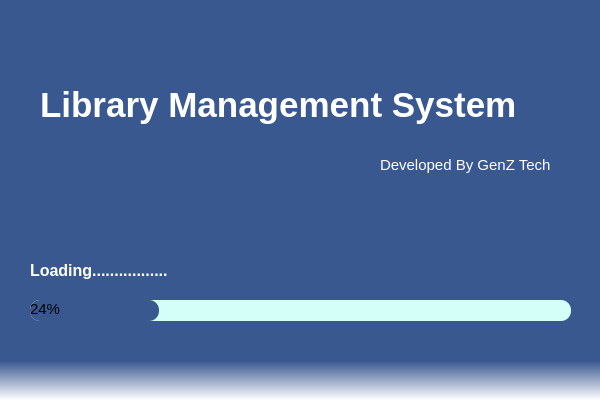
<?xml version="1.0" encoding="UTF-8"?>
<ui version="4.0">
 <class>Form</class>
 <widget class="QWidget" name="Form">
  <property name="geometry">
   <rect>
    <x>0</x>
    <y>0</y>
    <width>600</width>
    <height>400</height>
   </rect>
  </property>
  <property name="windowTitle">
   <string>Form</string>
  </property>
  <property name="styleSheet">
   <string notr="true">border-radius:30px;
background-color: qlineargradient(spread:pad, x1:0.659, y1:0.903, x2:0.659, y2:1, stop:0 rgba(58, 88, 144, 255), stop:1 rgba(255, 255, 255, 255));</string>
  </property>
  <widget class="QLabel" name="label_2">
   <property name="geometry">
    <rect>
     <x>40</x>
     <y>80</y>
     <width>511</width>
     <height>51</height>
    </rect>
   </property>
   <property name="styleSheet">
    <string notr="true">color:white;
font: 75 22pt &quot;MS Shell Dlg 2&quot;;
background-color: qlineargradient(spread:pad, x1:0, y1:1, x2:0, y2:1, stop:0 rgba(58, 88, 144, 255), stop:1 rgba(255, 255, 255, 255));</string>
   </property>
   <property name="text">
    <string>&lt;html&gt;&lt;head/&gt;&lt;body&gt;&lt;p&gt;&lt;span style=&quot; font-size:26pt; font-weight:600;&quot;&gt;Library Management System&lt;/span&gt;&lt;/p&gt;&lt;/body&gt;&lt;/html&gt;</string>
   </property>
  </widget>
  <widget class="QProgressBar" name="progressBar">
   <property name="geometry">
    <rect>
     <x>30</x>
     <y>300</y>
     <width>541</width>
     <height>21</height>
    </rect>
   </property>
   <property name="font">
    <font>
     <pointsize>11</pointsize>
    </font>
   </property>
   <property name="styleSheet">
    <string notr="true">QProgressBar{
border-radius:10px;
	background-color: rgb(211, 255, 248);
}
QProgressBar::chunk{
border-radius:10px;
background-color: rgb(58, 88, 144);
}</string>
   </property>
   <property name="value">
    <number>24</number>
   </property>
  </widget>
  <widget class="QLabel" name="label_3">
   <property name="geometry">
    <rect>
     <x>30</x>
     <y>250</y>
     <width>271</width>
     <height>41</height>
    </rect>
   </property>
   <property name="styleSheet">
    <string notr="true">color:rgb(152, 255, 252);
font: 75 22pt &quot;MS Shell Dlg 2&quot;;
background-color: qlineargradient(spread:pad, x1:0, y1:1, x2:0, y2:1, stop:0 rgba(58, 88, 144, 255), stop:1 rgba(255, 255, 255, 255));</string>
   </property>
   <property name="text">
    <string>&lt;html&gt;&lt;head/&gt;&lt;body&gt;&lt;p&gt;&lt;span style=&quot; font-size:12pt; font-weight:600; color:#ffffff;&quot;&gt;Loading.................&lt;/span&gt;&lt;/p&gt;&lt;/body&gt;&lt;/html&gt;</string>
   </property>
  </widget>
  <widget class="QLabel" name="label_4">
   <property name="geometry">
    <rect>
     <x>380</x>
     <y>150</y>
     <width>191</width>
     <height>31</height>
    </rect>
   </property>
   <property name="styleSheet">
    <string notr="true">color:rgb(152, 255, 252);
font: 75 22pt &quot;MS Shell Dlg 2&quot;;
background-color: qlineargradient(spread:pad, x1:0, y1:1, x2:0, y2:1, stop:0 rgba(58, 88, 144, 255), stop:1 rgba(255, 255, 255, 255));</string>
   </property>
   <property name="text">
    <string>&lt;html&gt;&lt;head/&gt;&lt;body&gt;&lt;p&gt;&lt;span style=&quot; font-size:11pt; color:#ffffff;&quot;&gt;Developed By GenZ Tech&lt;/span&gt;&lt;/p&gt;&lt;/body&gt;&lt;/html&gt;</string>
   </property>
  </widget>
 </widget>
 <resources/>
 <connections/>
</ui>
